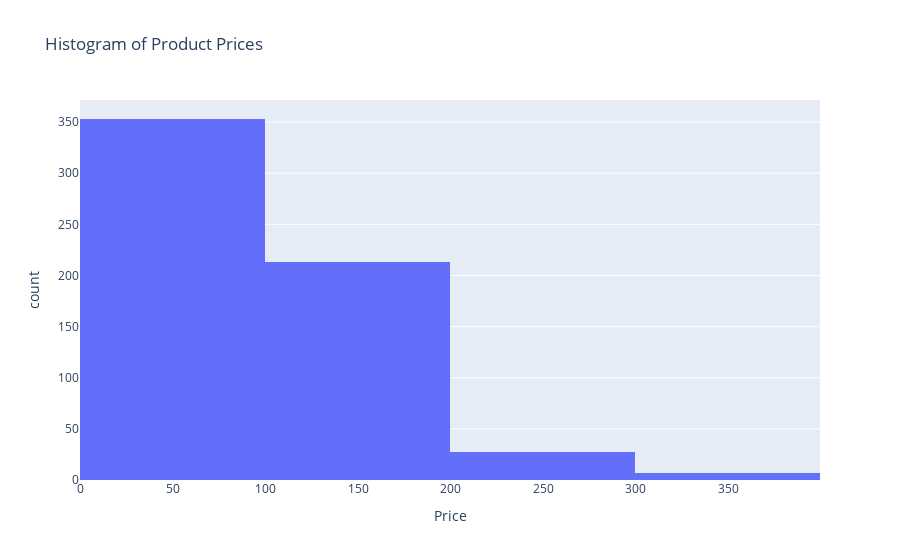

The code cell stored with this chart in its notebook:
### Code cell
# Create a histogram for the price distribution
fig_hist = px.histogram(fragrant_data, 
                         x='price_usd', 
                         title='Histogram of Product Prices',
                         labels={'price_usd': 'Price'},
                         nbins=4)  # Adjust the number of bins as needed

fig_hist.show()

### Figure 1 — Plotly figure (JSON) as saved in the notebook; plotly's stock layout.template omitted (floating-point values rounded to 4 significant figures; data arrays with more than 128 entries replaced by an {"elided": "..."} marker saying what was removed)
{"data": [{"alignmentgroup": "True", "bingroup": "x", "hovertemplate": "Price=%{x}<br>count=%{y}<extra></extra>", "legendgroup": "", "marker": {"color": "#636efa", "pattern": {"shape": ""}}, "name": "", "nbinsx": 4, "offsetgroup": "", "orientation": "v", "showlegend": false, "type": "histogram", "x": {"elided": "600 int values"}, "xaxis": "x", "yaxis": "y"}], "layout": {"barmode": "relative", "legend": {"tracegroupgap": 0}, "title": {"text": "Histogram of Product Prices"}, "xaxis": {"anchor": "y", "domain": [0, 1], "title": {"text": "Price"}}, "yaxis": {"anchor": "x", "domain": [0, 1], "title": {"text": "count"}}}}
